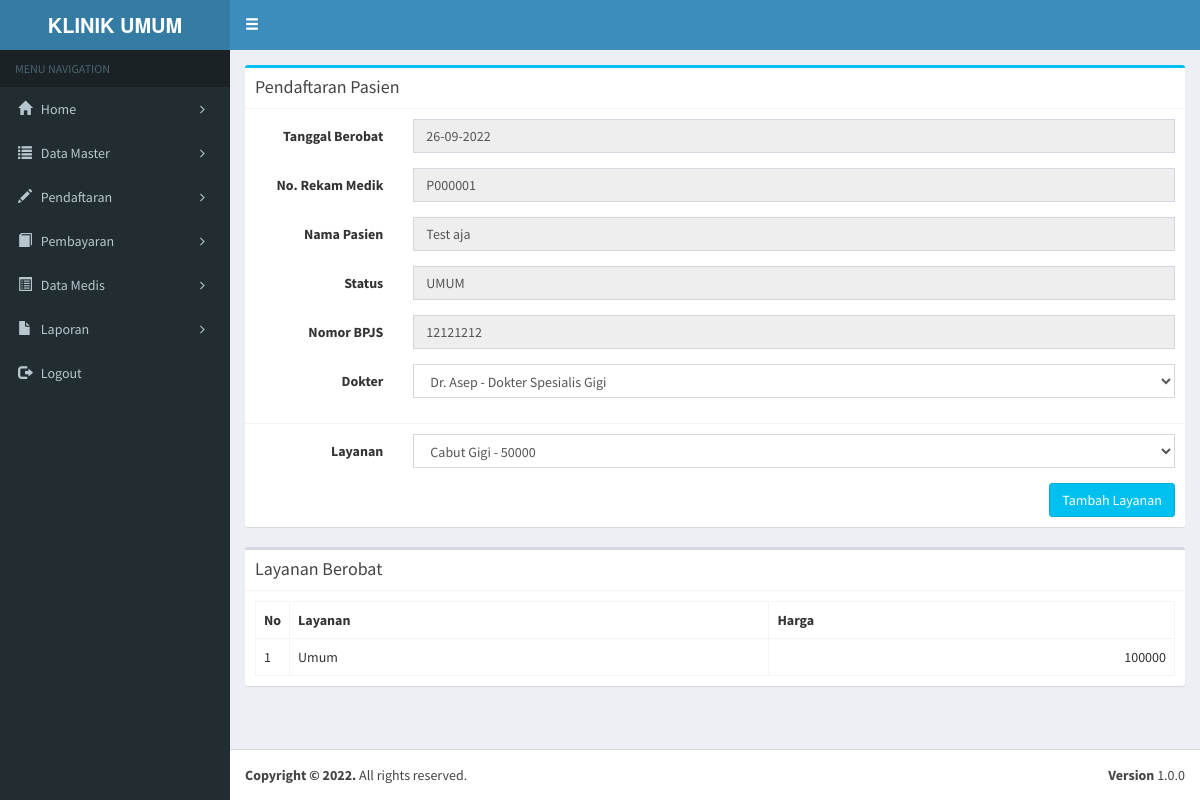
Screenshot of /index.php?page=pendaftaran&id=8 (signed in) with the database file from the repository.
### tables this page shows
CREATE TABLE `pasien` (
  `id_pasien` int(4) NOT NULL,
  `no_rm` varchar(21) NOT NULL,
  `no_kk` varchar(20) DEFAULT NULL,
  `nik` varchar(20) DEFAULT NULL,
  `nama` varchar(55) DEFAULT NULL,
  `tgl_lhr` date DEFAULT NULL,
  `jk` varchar(20) DEFAULT NULL,
  `alamat` text DEFAULT NULL,
  `layanan` varchar(10) DEFAULT NULL,
  `no_hp` varchar(15) DEFAULT NULL,
  `ket` varchar(55) DEFAULT NULL,
  `tdt` varchar(20) DEFAULT NULL,
  `pj` varchar(20) DEFAULT NULL,
  `dm` varchar(20) DEFAULT NULL,
  `hm` varchar(20) DEFAULT NULL,
  `ht` varchar(20) DEFAULT NULL,
  `pl` varchar(20) DEFAULT NULL,
  `ato` varchar(20) DEFAULT NULL,
  `atm` varchar(20) DEFAULT NULL
);

CREATE TABLE `daftar` (
  `iddaftar` int(5) NOT NULL,
  `no_rm` varchar(21) DEFAULT NULL,
  `tgl_daftar` date DEFAULT NULL,
  `dokterid` int(5) DEFAULT NULL,
  `total` int(20) DEFAULT NULL,
  `bayar` int(20) DEFAULT NULL,
  `kembalian` int(20) DEFAULT NULL
);

CREATE TABLE `dokter` (
  `iddokter` int(5) NOT NULL,
  `nama_dokter` varchar(100) DEFAULT NULL,
  `jenis_dokter` varchar(100) DEFAULT NULL
);

CREATE TABLE `transaksi` (
  `idtrans` int(5) NOT NULL,
  `daftarid` int(5) DEFAULT NULL,
  `layananid` int(5) DEFAULT NULL
);

CREATE TABLE `layanan` (
  `idlayanan` int(5) NOT NULL,
  `nama_layanan` varchar(100) DEFAULT NULL,
  `harga` int(10) DEFAULT NULL
);

### pendaftaran.php (the view, shortened to what this page needs)
<?php
if (isset($_GET['id'])) {
	$data = mysqli_fetch_row(mysqli_query($con, "select * from pasien where id_pasien='" . $_GET['id'] . "'"));
}
?>
<div class="row">
	<div class="col-md-12">
		<div class="box box-info">
			<div class="box-header with-border">
				<h3 class="box-title">Pendaftaran Pasien</h3>
			</div>
			<form class="form-horizontal" method="post">
				<div class="box-body">
					<div class="form-group">
						<label for="dua" class="col-sm-2 control-label">Tanggal Berobat</label>
						<div class="col-sm-10">
							<input type="text" class="form-control" id="dua" name="tgldaftar" value="<?php echo isset($_GET['id']) ? date('d-m-Y') : date('d-m-Y'); ?>" disabled>
						</div>
					</div>
					<div class="form-group">
						<label for="dua" class="col-sm-2 control-label">No. Rekam Medik</label>
						<div class="col-sm-10">
							<input type="text" required value="<?php echo isset($data[1]) ? $data[1] : ''; ?>" name="norm" class="form-control" id="dua" placeholder="Nomor Rekam Medik" disabled>
						</div>
					</div>
					<div class="form-group">
						<label for="dua" class="col-sm-2 control-label">Nama Pasien</label>
						<div class="col-sm-10">
							<input type="text" required value="<?php echo isset($data[4]) ? $data[4] : ''; ?>" name="nama" class="form-control" id="dua" placeholder="nama pasien" disabled>
						</div>
					</div>
					<div class="form-group">
						<label for="dua" class="col-sm-2 control-label">Status</label>
						<div class="col-sm-10">
							<input type="text" required value="<?php echo isset($data[8]) ? $data[8] : ''; ?>" name="ly" class="form-control" id="dua" placeholder="nama pasien" disabled>
						</div>
					</div>
					<div class="form-group">
						<label for="dua" class="col-sm-2 control-label">Nomor BPJS</label>
						<div class="col-sm-10">
							<input type="text" required value="<?php echo isset($data[9]) ? $data[9] : ''; ?>" name="nobpjs" class="form-control" id="dua" placeholder="nomor bpjs" disabled>
						</div>
					</div>
					<div class="form-group">
						<label for="dua" class="col-sm-2 control-label">Dokter</label>
						<div class="col-sm-10">
							<select class="form-control" name="dokterid">
								<?php
								$tglx = date('Y-m-d');
								$y = mysqli_fetch_row(mysqli_query($con, "select * from daftar where no_rm='" . $data[1] . "' AND tgl_daftar='" . $tglx . "' "));
								$dokt = mysqli_query($con, "select * from dokter");
								while ($has = mysqli_fetch_row($dokt)) {
								?>
									<option value="<?php echo $has[0]; ?>" <?php if ($has[0] == $y[3]) {
																														echo 'selected';
																													}; ?>><?= $has[1]; ?> - <?= $has[2]; ?></option>
								<?php } ?>
							</select>
						</div>
					</div>
			</form>
		</div>
		<div class="box-footer">
			<form class="form-horizontal" method="post">
				<?php
				$tglx = date('Y-m-d');
				$x = mysqli_fetch_row(mysqli_query($con, "select * from daftar where no_rm='" . $data[1] . "' AND tgl_daftar='" . $tglx . "' "));
				?>
				<div class="form-group">
					<label for="dua" class="col-sm-2 control-label">Layanan</label>
					<div class="col-sm-10">
						<select class="form-control" name="layananid">
							<?php
							$lay = mysqli_query($con, "select * from layanan order by idlayanan asc");
							while ($has = mysqli_fetch_row($lay)) {
							?>
								<option value="<?= $has[0]; ?>"><?= $has[1]; ?> - <?= $has[2]; ?></option>
							<?php } ?>
						</select>
					</div>
				</div>
				<input type="submit" class="btn btn-info pull-right" value="Tambah Layanan" name="tambah">
		</div>
	</div>
</div>
</div>
<div class="row">
	<div class="col-md-12">
		<div class="box">
			<div class="box-header with-border">
				<h3 class="box-title">Layanan Berobat</h3>
			</div>
			<div class="box-body">
				<table class="table table-bordered">
					<tr>
						<th style="width: 10px">No</th>
						<th>Layanan</th>
						<th>Harga</th>
					</tr>
					<?php
					$no = 1;
					$dtrans = mysqli_query($con, "select transaksi.*,layanan.nama_layanan,layanan.harga from transaksi,layanan where transaksi.layananid = layanan.idlayanan AND transaksi.daftarid = " . $x[0] . " order by transaksi.idtrans asc");
					while ($d = mysqli_fetch_row($dtrans)) {
					?>
						<tr>
							<td><?= $no; ?></td>
							<td><?= $d[3]; ?></td>
							<td align="right"><?= $d[4]; ?></td>
						</tr>
					<?php
						$no++;
					} ?>
				</table>
			</div>
		</div>

### rows the page displays
pasien: norm "P000001", nama "Test aja", ly "UMUM", nobpjs "12121212"
daftar: dokterid "Dr. Asep - Dokter Spesialis Gigi"
transaksi: layananid.nama_layanan "Umum", layananid.harga "100000"

### other values shown
form field layananid "Cabut Gigi - 50000"
